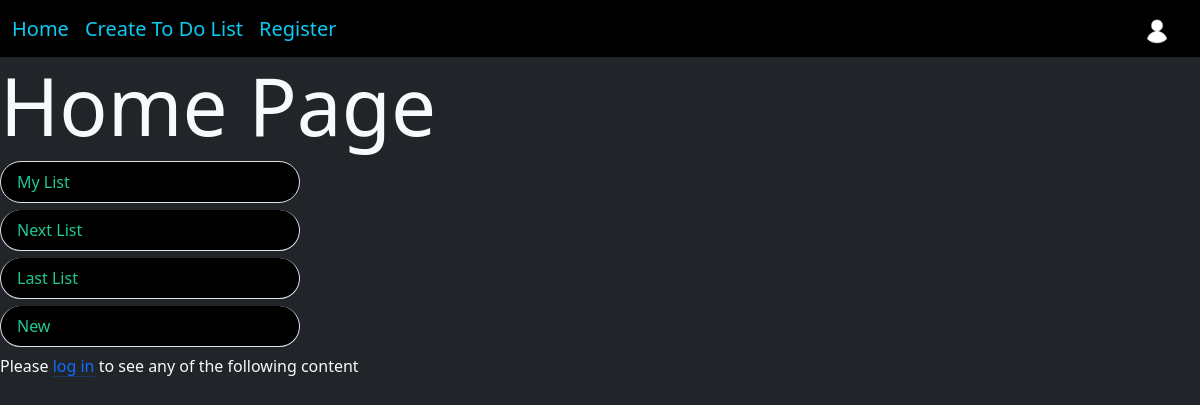
The page / on the database its author committed.
### main/models.py (models this page shows, shortened)
class ToDoList(models.Model):
    name = models.CharField(max_length=200)

### main/views.py (the view)
# urls.py: 2. Add a URL to urlpatterns:  path('', views.home, name='home')
def home(response):
    return render(response, "main/home.html", {"all_lists" : all_lists})

### main/templates/main/home.html (shortened to what this page needs)
{% extends 'main/index.html' %}
{% block content %}
<h1 class="display-1">Home Page</h1>
<div class="list-group">
    {% for item in all_lists %}
        <a class="list-group-item list-group-item-action bg-black rounded-pill w-25" style="color: #20c997; margin-bottom: 7px;">{{item.name}}</a>
    {% endfor %}
</div>
{% endblock %}

### rows shown on the page
ToDoList: name "My List"
ToDoList: name "Next List"
ToDoList: name "Last List"
ToDoList: name "New"
